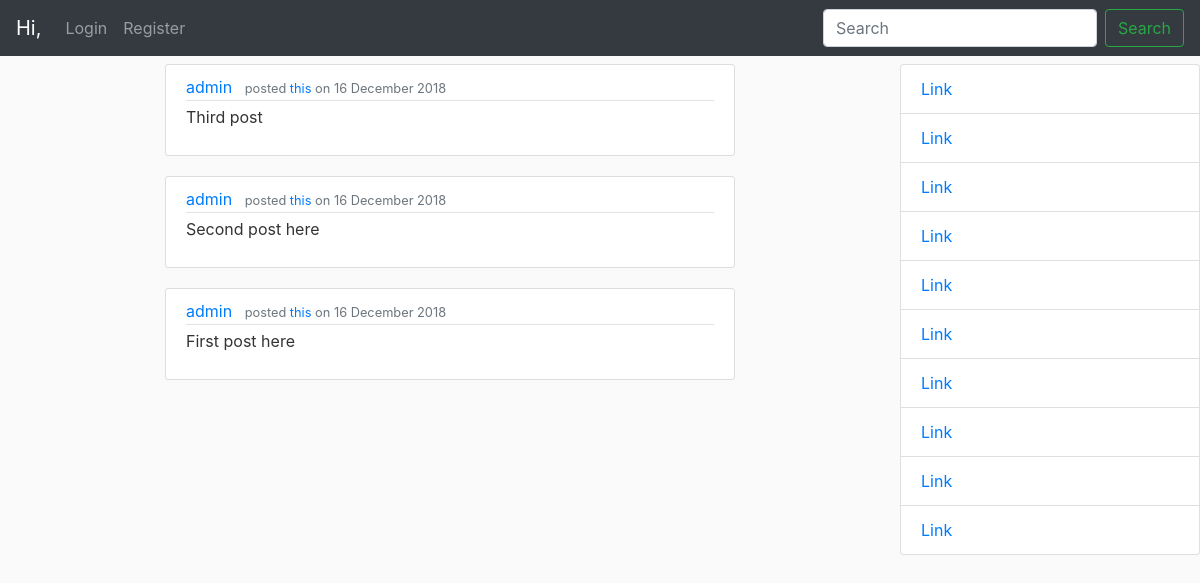
The page / on the database its author committed.
### mainview/models.py (models this page shows, shortened)
class Post(models.Model):
    content = models.TextField()
    date_posted = models.DateTimeField(default=timezone.now)
    author = models.ForeignKey(User, on_delete=models.CASCADE)

### mainview/views.py (the view)
# urls.py: path('', PostListView.as_view(), name='profile'),
class PostListView(ListView):
    model = Post
    template_name = 'mainview/posts.html'
    context_object_name = 'posts'
    ordering = ['-date_posted']

### mainview/templates/mainview/posts.html
{% extends "mainview/home.html" %}
{% block content %}
    {% for post in posts %}
        <article class="media content-section">
            <div class="media-body">
            <div class="article-metadata">
                <a class="mr-2" href="#">{{ post.author }}</a>
                <small class="text-muted">posted <a href="{% url 'mainview:post-detail' post.id %}">this</a> on {{ post.date_posted|date:"j F Y" }}</small>
            </div>
            <p class="article-content">{{ post.content }}</p>
            </div>
        </article>
    {% endfor %}
{% endblock content%}

### mainview/static/mainview/styles.css (style rules this page uses)
body { background: #fafafa; color: #333333; margin-top: 4rem; min-height: 75rem; }
.content-section { background: #ffffff; padding: 10px 20px; border: 1px solid #dddddd; border-radius: 3px; margin-bottom: 20px; }
.article-content { white-space: pre-line; }
.article-metadata { padding-bottom: 1px; margin-bottom: 4px; border-bottom: 1px solid #e3e3e3 }

### rows shown on the page
Post: author "admin", date_posted "16 December 2018", content "Third post"
Post: author "admin", date_posted "16 December 2018", content "Second post here"
Post: author "admin", date_posted "16 December 2018", content "First post here"
